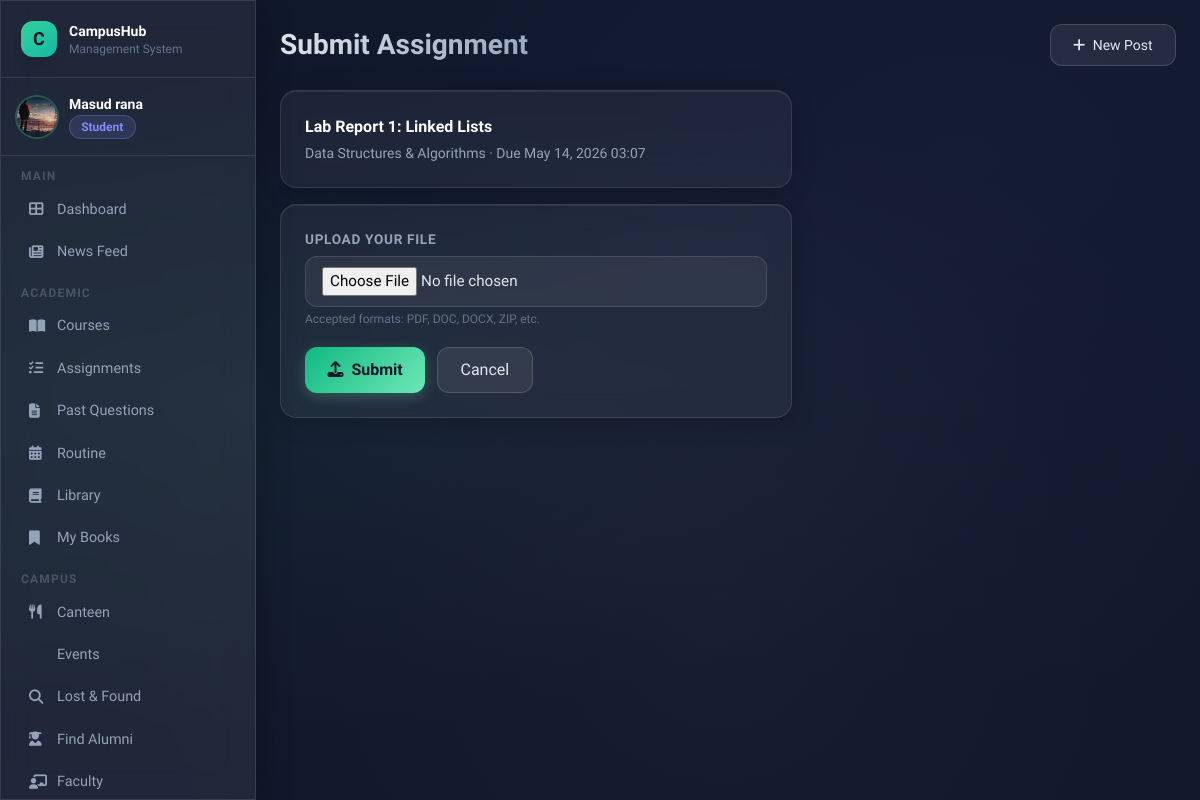
The app's page /academic/assignments/1/submit/ (signed in) with its own data.
### users/models.py (models this page shows, shortened)
class User(AbstractUser):
    ROLE_CHOICES = [
        ('admin', 'Admin'),
        ('teacher', 'Teacher'),
        ('student', 'Student'),
        ('alumni', 'Alumni'),
    ]
    email = models.EmailField(unique=True)
    phone = models.CharField(max_length=20, blank=True)
    role = models.CharField(max_length=20, choices=ROLE_CHOICES, default='student')
    profile_picture = models.ImageField(upload_to='profile_pics/', blank=True, null=True)
    USERNAME_FIELD = 'email'
    REQUIRED_FIELDS = ['username']
    def is_student(self): return self.role == 'student'
    def is_alumni(self): return self.role == 'alumni'

### academic/models.py (models this page shows, shortened)
class Assignment(models.Model):
    title = models.CharField(max_length=200)
    description = models.TextField()
    course = models.ForeignKey(Course, on_delete=models.CASCADE, related_name='assignments')
    uploaded_by = models.ForeignKey(settings.AUTH_USER_MODEL, on_delete=models.CASCADE,
                                     limit_choices_to={'role': 'teacher'}, related_name='uploaded_assignments')
    upload_date = models.DateTimeField(auto_now_add=True)
    due_date = models.DateTimeField()
    file = models.FileField(upload_to='assignments/', blank=True, null=True)
    max_marks = models.IntegerField(default=100)

class Course(models.Model):
    course_id = models.CharField(max_length=20, unique=True)
    course_name = models.CharField(max_length=200)
    department = models.ForeignKey(Department, on_delete=models.CASCADE, related_name='courses')
    teacher = models.ForeignKey(settings.AUTH_USER_MODEL, on_delete=models.SET_NULL, null=True,
                                 limit_choices_to={'role': 'teacher'}, related_name='courses_taught')
    students = models.ManyToManyField(settings.AUTH_USER_MODEL, blank=True,
                                       limit_choices_to={'role': 'student'}, related_name='enrolled_courses')
    description = models.TextField(blank=True)
    credit_hours = models.DecimalField(max_digits=3, decimal_places=1, default=3.0)

### academic/views.py (the view, shortened to what this page needs)
# urls.py: path('assignments/<int:pk>/submit/', views.submit_assignment, name='submit_assignment'),
@login_required
def submit_assignment(request, pk):
    if not request.user.is_student():
        messages.error(request, 'Only students can submit assignments.')
        return redirect('assignment_list')
    assignment = get_object_or_404(Assignment, pk=pk)
    if AssignmentSubmission.objects.filter(assignment=assignment, student=request.user).exists():
        messages.warning(request, 'You have already submitted this assignment.')
        return redirect('assignment_detail', pk=pk)
    form = SubmissionForm(request.POST or None, request.FILES or None)
    return render(request, 'academic/submit_assignment.html', {'form': form, 'assignment': assignment})

### academic/forms.py
class SubmissionForm(forms.ModelForm):
    class Meta:
        model = AssignmentSubmission
        fields = ['submitted_file']

### templates/academic/submit_assignment.html (shortened to what this page needs)
{% extends 'base.html' %}
{% block page_title %}Submit Assignment{% endblock %}
{% block content %}
<div class="max-w-lg">
  <div class="glass-card p-6 mb-4">
    <h3 class="font-bold text-white mb-1">{{ assignment.title }}</h3>
    <div class="text-sm text-slate-400">{{ assignment.course.course_name }} · Due {{ assignment.due_date|date:"M d, Y H:i" }}</div>
  </div>
  <div class="glass-card p-6">
    <form method="post" enctype="multipart/form-data">
      <div class="mb-5">
        <label class="form-label">Upload Your File</label>
        <input type="file" name="submitted_file" class="form-input" required>
        <p class="text-xs text-slate-500 mt-1">Accepted formats: PDF, DOC, DOCX, ZIP, etc.</p>
      </div>
      <div class="flex gap-3">
        <button type="submit" class="btn-primary"><i class="fas fa-upload mr-2"></i>Submit</button>
        <a href="{% url 'assignment_list' %}" class="btn-secondary">Cancel</a>
      </div>
    </form>
  </div>
</div>
{% endblock %}

### templates/base.html (shortened to what this page needs)
<!DOCTYPE html>
<html lang="en">
<head>
<script src="https://cdn.tailwindcss.com"></script>
<link rel="stylesheet" href="https://cdnjs.cloudflare.com/ajax/libs/font-awesome/6.4.0/css/all.min.css">
</head>
<body>
<div class="mesh-bg"></div>
{% if user.is_authenticated %}
<div class="flex min-h-screen">
  <aside class="w-64 flex-shrink-0 glass border-r border-white/10 flex flex-col fixed h-full z-20 overflow-y-auto scrollbar-thin">
    <div class="p-5 border-b border-white/10">
      <div class="flex items-center gap-3">
        <div class="w-9 h-9 rounded-xl bg-gradient-to-br from-emerald-400 to-teal-500 flex items-center justify-center text-slate-900 font-bold text-lg shadow-lg">C</div>
        <div>
          <div class="font-bold text-white text-sm">CampusHub</div>
          <div class="text-xs text-slate-500">Management System</div>
        </div>
      </div>
    </div>
    <div class="p-4 border-b border-white/10">
      <div class="flex items-center gap-3">
        {% if user.profile_picture %}
          <img src="{{ user.profile_picture.url }}" class="w-10 h-10 rounded-full object-cover ring-2 ring-emerald-400/30">
        {% else %}
          <div class="w-10 h-10 rounded-full bg-gradient-to-br from-indigo-500 to-purple-500 flex items-center justify-center text-white font-bold text-sm">
            {{ user.first_name|first|upper }}{{ user.last_name|first|upper }}
          </div>
        {% endif %}
        <div class="overflow-hidden">
          <div class="font-semibold text-sm text-white truncate">{{ user.get_full_name|default:user.username }}</div>
          <span class="badge {% if user.role == 'student' %}badge-blue{% elif user.role == 'teacher' %}badge-green{% elif user.role == 'alumni' %}badge-pink{% else %}badge-yellow{% endif %} text-xs">{{ user.role|title }}</span>
        </div>
      </div>
    </div>
    <nav class="p-3 flex-1">
      <div class="mb-2">
        <p class="text-xs text-slate-600 uppercase tracking-widest px-2 mb-1 font-semibold">Main</p>
        <a href="{% url 'dashboard' %}" class="sidebar-link {% if request.resolver_match.url_name == 'dashboard' %}active{% endif %}">
          <i class="fas fa-th-large w-4"></i> Dashboard
        </a>
        <a href="{% url 'post_list' %}" class="sidebar-link {% if 'post' in request.resolver_match.url_name %}active{% endif %}">
          <i class="fas fa-newspaper w-4"></i> News Feed
        </a>
      </div>
      {% if not user.is_alumni %}
      <div class="mb-2">
        <p class="text-xs text-slate-600 uppercase tracking-widest px-2 mb-1 mt-3 font-semibold">Academic</p>
        <a href="{% url 'course_list' %}" class="sidebar-link">
          <i class="fas fa-book-open w-4"></i> Courses
        </a>
        <a href="{% url 'assignment_list' %}" class="sidebar-link">
          <i class="fas fa-tasks w-4"></i> Assignments
        </a>
        <a href="{% url 'previous_questions' %}" class="sidebar-link">
          <i class="fas fa-file-alt w-4"></i> Past Questions
        </a>
        <a href="{% url 'routine' %}" class="sidebar-link">
          <i class="fas fa-calendar-alt w-4"></i> Routine
        </a>
        <a href="{% url 'book_list' %}" class="sidebar-link">
          <i class="fas fa-book w-4"></i> Library
        </a>
        <a href="{% url 'my_books' %}" class="sidebar-link">
          <i class="fas fa-bookmark w-4"></i> My Books
        </a>
      </div>
      {% endif %}
      <div class="mb-2">
        <p class="text-xs text-slate-600 uppercase tracking-widest px-2 mb-1 mt-3 font-semibold">Campus</p>
        <a href="{% url 'canteen_menu' %}" class="sidebar-link">
          <i class="fas fa-utensils w-4"></i> Canteen
        </a>
        <a href="{% url 'event_list' %}" class="sidebar-link">
           Events
        </a>
        <a href="{% url 'lost_found' %}" class="sidebar-link">
          <i class="fas fa-search w-4"></i> Lost & Found
        </a>
        {% if user.is_student %}
        <a href="{% url 'alumni_list' %}" class="sidebar-link">
          <i class="fas fa-user-graduate w-4"></i> Find Alumni
        </a>
        {% endif %}
        <a href="{% url 'faculty_list' %}" class="sidebar-link">
          <i class="fas fa-chalkboard-teacher w-4"></i> Faculty
        </a>
      </div>
    </nav>
  </aside>
  <main class="flex-1 ml-64 p-6 min-h-screen">
    <header class="flex items-center justify-between mb-6">
      <div>
        {% block page_header %}<h1 class="page-title">{% block page_title %}Dashboard{% endblock %}</h1>{% endblock %}
      </div>
      <div class="flex items-center gap-3">
        <a href="{% url 'create_post' %}" class="btn-secondary text-sm"><i class="fas fa-plus mr-1"></i> New Post</a>
      </div>
    </header>
    {% block content %}{% endblock %}
  </main>
</div>
{% else %}
{% block auth_content %}{% endblock %}
{% endif %}
</body>
</html>

### templates/base.html (style rules this page uses)
:root { --glass: rgba(255,255,255,0.07); --glass-border: rgba(255,255,255,0.12); --accent: #6ee7b7; --accent2: #818cf8; --accent3: #f9a8d4; }
* { font-family: 'Sora', sans-serif; }
body { background: #0f172a; color: #e2e8f0; min-height: 100vh; }
.glass { background: var(--glass); backdrop-filter: blur(16px); -webkit-backdrop-filter: blur(16px); border: 1px solid var(--glass-border); box-shadow: 0 8px 32px rgba(0,0,0,0.3); }
.glass-card { background: rgba(255,255,255,0.05); backdrop-filter: blur(12px); border: 1px solid rgba(255,255,255,0.1); border-radius: 1rem; box-shadow: 0 4px 24px rgba(0,0,0,0.2), inset 0 1px 0 rgba(255,255,255,0.08); transition: transform 0.2s ease, box-shadow 0.2s ease; }
.btn-primary { background: linear-gradient(135deg, #10b981, #6ee7b7); color: #0f172a; font-weight: 600; padding: 0.6rem 1.4rem; border-radius: 0.75rem; transition: all 0.2s; box-shadow: 0 4px 14px rgba(110,231,183,0.25); border: none; cursor: pointer; display: inline-block; text-decoration: none; }
.btn-secondary { background: rgba(255,255,255,0.08); border: 1px solid rgba(255,255,255,0.15); color: #e2e8f0; font-weight: 500; padding: 0.6rem 1.4rem; border-radius: 0.75rem; transition: all 0.2s; cursor: pointer; display: inline-block; text-decoration: none; }
.form-input { background: rgba(255,255,255,0.06); border: 1px solid rgba(255,255,255,0.12); color: #e2e8f0; padding: 0.65rem 1rem; border-radius: 0.75rem; width: 100%; transition: border-color 0.2s, box-shadow 0.2s; font-size: 0.95rem; }
.form-input::placeholder { color: #64748b; }
.form-label { display: block; font-size: 0.85rem; font-weight: 600; color: #94a3b8; margin-bottom: 0.4rem; text-transform: uppercase; letter-spacing: 0.05em; }
.badge { display: inline-flex; align-items: center; gap: 0.3rem; padding: 0.2rem 0.7rem; border-radius: 9999px; font-size: 0.75rem; font-weight: 600; }
.badge-blue { background: rgba(129,140,248,0.15); color: #818cf8; border: 1px solid rgba(129,140,248,0.3); }
.sidebar-link { display: flex; align-items: center; gap: 0.75rem; padding: 0.65rem 1rem; border-radius: 0.75rem; color: #94a3b8; font-size: 0.9rem; font-weight: 500; transition: all 0.2s; text-decoration: none; }
.page-title { font-size: 1.75rem; font-weight: 700; background: linear-gradient(135deg, #e2e8f0, #94a3b8); -webkit-background-clip: text; -webkit-text-fill-color: transparent; }
.mesh-bg { position: fixed; inset: 0; z-index: -1; background: radial-gradient(ellipse at 20% 50%, rgba(110,231,183,0.05) 0%, transparent 60%), radial-gradient(ellipse at 80% 20%, rgba(129,140,248,0.05) 0%, transparent 60%), radial-gradient(ellipse at 60% 80%, rgba(249,168,212,0.04) 0%, transparent 60%), #0f172a; }

### records on screen
User: profile_picture (picture), get_full_name "Masud rana", role "Student"
Assignment: title "Lab Report 1: Linked Lists", course.course_name "Data Structures & Algorithms", due_date "May 14, 2026 03:07"
